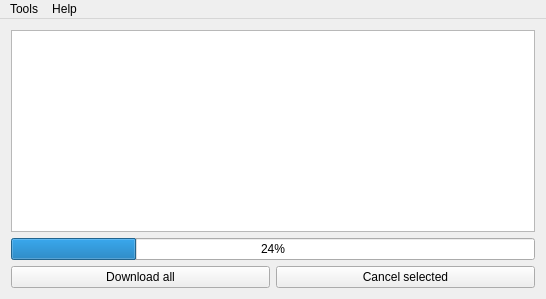
<?xml version="1.0" encoding="UTF-8"?>
<ui version="4.0">
 <class>MainWindow</class>
 <widget class="QMainWindow" name="MainWindow">
  <property name="geometry">
   <rect>
    <x>0</x>
    <y>0</y>
    <width>546</width>
    <height>299</height>
   </rect>
  </property>
  <property name="windowTitle">
   <string>SomeCover</string>
  </property>
  <widget class="QWidget" name="centralWidget">
   <layout class="QVBoxLayout" name="verticalLayout">
    <item>
     <widget class="QTableView" name="tableView">
      <property name="horizontalScrollBarPolicy">
       <enum>Qt::ScrollBarAlwaysOff</enum>
      </property>
      <property name="editTriggers">
       <set>QAbstractItemView::NoEditTriggers</set>
      </property>
      <property name="selectionMode">
       <enum>QAbstractItemView::MultiSelection</enum>
      </property>
      <property name="selectionBehavior">
       <enum>QAbstractItemView::SelectRows</enum>
      </property>
      <property name="iconSize">
       <size>
        <width>80</width>
        <height>80</height>
       </size>
      </property>
      <attribute name="horizontalHeaderVisible">
       <bool>false</bool>
      </attribute>
      <attribute name="horizontalHeaderHighlightSections">
       <bool>false</bool>
      </attribute>
      <attribute name="horizontalHeaderStretchLastSection">
       <bool>true</bool>
      </attribute>
      <attribute name="verticalHeaderVisible">
       <bool>false</bool>
      </attribute>
      <attribute name="verticalHeaderDefaultSectionSize">
       <number>88</number>
      </attribute>
      <attribute name="verticalHeaderHighlightSections">
       <bool>false</bool>
      </attribute>
      <attribute name="verticalHeaderMinimumSectionSize">
       <number>88</number>
      </attribute>
     </widget>
    </item>
    <item>
     <widget class="QProgressBar" name="progressBar">
      <property name="value">
       <number>24</number>
      </property>
     </widget>
    </item>
    <item>
     <layout class="QHBoxLayout" name="horizontalLayout">
      <item>
       <widget class="QPushButton" name="downloadButton">
        <property name="text">
         <string>Download all</string>
        </property>
       </widget>
      </item>
      <item>
       <widget class="QPushButton" name="cancelButton">
        <property name="text">
         <string>Cancel selected</string>
        </property>
       </widget>
      </item>
     </layout>
    </item>
   </layout>
  </widget>
  <widget class="QMenuBar" name="menuBar">
   <property name="geometry">
    <rect>
     <x>0</x>
     <y>0</y>
     <width>546</width>
     <height>23</height>
    </rect>
   </property>
   <widget class="QMenu" name="menuTools">
    <property name="title">
     <string>Tools</string>
    </property>
    <addaction name="actionClear"/>
   </widget>
   <widget class="QMenu" name="menuHelp">
    <property name="title">
     <string>Help</string>
    </property>
    <addaction name="actionHelp"/>
   </widget>
   <addaction name="menuTools"/>
   <addaction name="menuHelp"/>
  </widget>
  <action name="actionClear">
   <property name="text">
    <string>Clear selection</string>
   </property>
  </action>
  <action name="actionHelp">
   <property name="text">
    <string>Help</string>
   </property>
  </action>
 </widget>
 <layoutdefault spacing="6" margin="11"/>
 <resources/>
 <connections/>
</ui>
